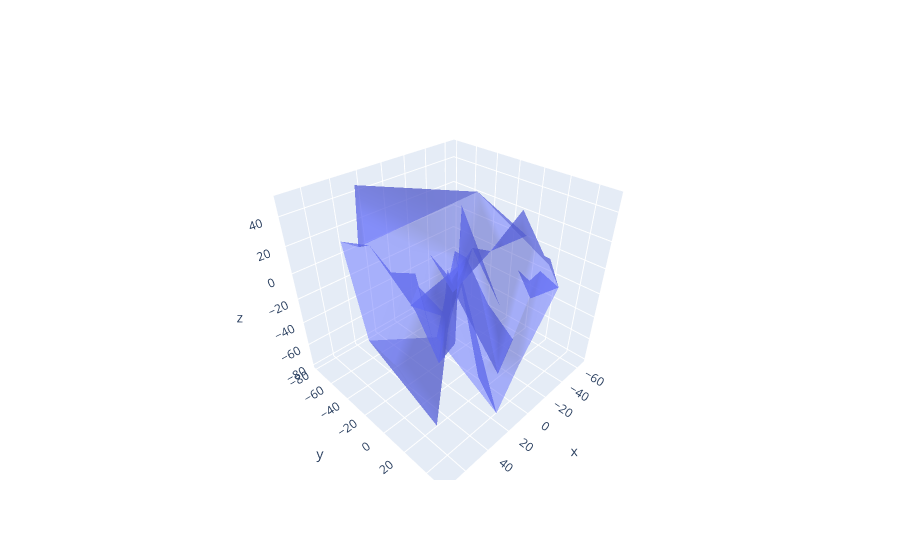

Notebook cell for this chart:
### Markdown cell above
## Disabling tooltip spikes

### Code cell
import plotly.graph_objects as go
import numpy as np

N = 50
fig = go.Figure(data=[go.Mesh3d(x=(30*np.random.randn(N)),
                   y=(25*np.random.randn(N)),
                   z=(30*np.random.randn(N)),
                   opacity=0.5,)])
fig.update_layout(scene=dict(xaxis_showspikes=False,
                             yaxis_showspikes=False))
fig.show()

### Figure 1 — Plotly figure (JSON) as saved in the notebook; plotly's stock layout.template omitted (floating-point values rounded to 4 significant figures)
{"data": [{"opacity": 0.5, "type": "mesh3d", "x": [-23.28, -30.17, 26.81, 28.48, -65.12, -18.46, 28.95, 72.73, 64.51, 28.26, 41.2, -15.82, 23.24, -37.11, -16.86, 9.629, 65.04, 22.44, 8.215, -5.103, -39.67, 18.09, -10.47, 7.171, -26.68, 3.638, -46.11, 15.12, 39.59, 27.42, 63.41, 9.737, 15.16, 15.45, -26.39, 64.6, 29.66, -7.285, -27.08, 17.45, 25.73, 4.137, 5.582, -5.644, -0.08242, 40.05, 42.02, -45.01, 4.166, -36.12], "y": [-33.39, 14.65, -21.04, -78.83, 16.13, 32.05, 50.97, -9.907, 36.14, -65.53, -26.08, 12.97, 11.79, 33.01, 23.92, -2.039, 38.23, 17.16, 42.93, -20.11, 7.506, -10.74, 20.15, -5.489, -6.296, -33.16, 7.705, 27.89, 25.2, -75.4, -40.49, 50.13, -4.691, -3.724, 29.13, 4.916, -15.81, -5.246, 47.43, -34.53, 32.53, -7.81, -6.781, 46.57, -16.07, 20.88, -9.076, -35.8, -4.15, 29.22], "z": [-5.577, 16.48, 5.657, 1.405, -12.52, 3.953, -60.99, -13.45, -54.12, 8.091, 10.64, -23.88, 24.04, 11.87, 8.807, -10.84, 14.18, 31.63, -19.81, -24.51, 35.67, -69.55, -78.52, -54.44, 5.452, 4.571, 14.9, 2.279, 46.12, 47.27, 34.77, -34.67, 10.91, -25.99, -15.02, -30.7, 0.3214, 16.32, 2.361, -35.8, -45.78, -22.86, -23.33, 23.53, -9.578, -5.66, -4.708, 32.91, 49.08, 12.81]}], "layout": {"autosize": true, "scene": {"aspectmode": "auto", "aspectratio": {"x": 1.047, "y": 0.9858, "z": 0.969}, "xaxis": {"showspikes": false, "type": "linear"}, "yaxis": {"showspikes": false, "type": "linear"}}}}
